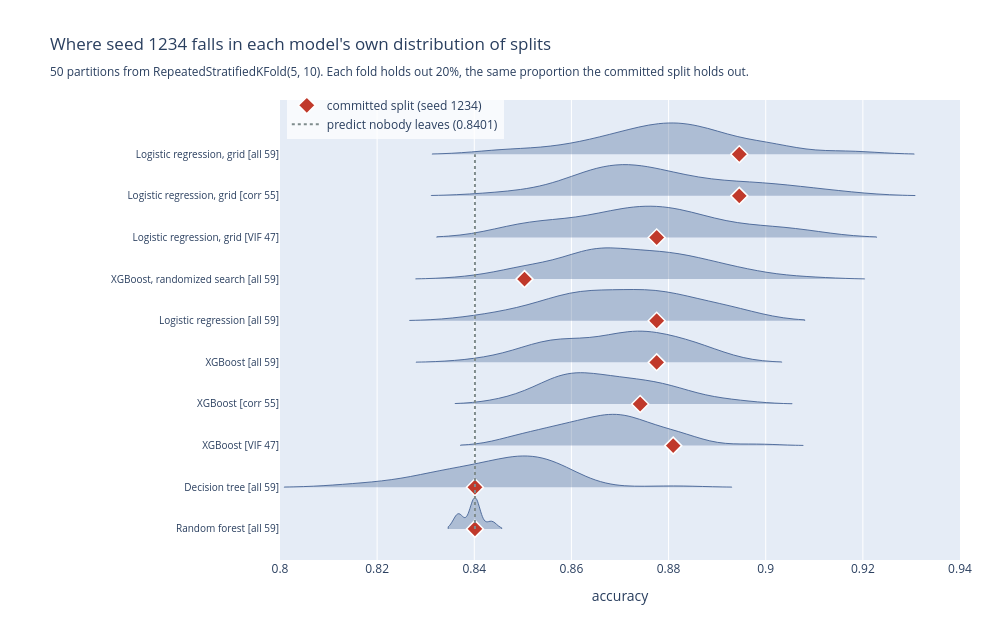

This figure's notebook cell:
### Markdown cell above
### Why a violin, and why the committed split is drawn on it

A distribution needs a shape, and a bar with an error bar is not one. The violin shows
where the 50 fold scores actually pile up, which matters because several of these
distributions are not symmetric. The random forest's is a spike: it predicts almost no
leavers in every fold and therefore lands on the majority-class rate nearly every time.

The committed split is drawn as a single marker on each violin. That is the whole point
of the chart. The results table reports one of these dots and calls it the model's score.
Seeing the dot against the cloud it was drawn from converts an abstract caveat into an
observation the reader makes for themselves.

### Code cell
cv_order = cv_df.sort_values('CV mean')['model'].tolist()
traces = []
for lab in cv_order:
    a = cv_scores[lab]['accuracy']
    traces.append(go.Violin(
        y=[lab] * len(a), x=a, orientation='h', name=lab, side='positive', width=1.5,
        points=False, showlegend=False, line=dict(color='rgba(70,100,150,0.9)', width=1),
        fillcolor='rgba(70,100,150,0.35)',
        hovertemplate=('<b>%s</b><br>fold accuracy %%{x:.4f}<extra></extra>' % lab)
    ))
obs_x = [results.loc[l, 'accuracy'] for l in cv_order]
pctl = [cv_df.set_index('model').loc[l, 'percentile of 1234'] for l in cv_order]
traces.append(go.Scatter(
    x=obs_x, y=cv_order, mode='markers',
    marker=dict(
        size=13, color='#c0392b', symbol='diamond', line=dict(color='white', width=1.5)
    ),
    name='committed split (seed 1234)',
    text=[
        '<b>%s</b><br>committed split %.4f<br>CV mean %.4f<br>sits at the %.0fth '
        'percentile of its own 50 folds' % (l, x, cv_scores[l]['accuracy'].mean(), p)
        for l, x, p in zip(cv_order, obs_x, pctl)
    ],
    hoverinfo='text'))
traces.append(go.Scatter(
    x=[BASELINE_ACC] * 2, y=[cv_order[0], cv_order[-1]], mode='lines',
    line=dict(color='#7f8c8d', width=2, dash='dot'),
    name='predict nobody leaves (%.4f)' % BASELINE_ACC, hoverinfo='name'
))
layout = go.Layout(
    title=('Where seed 1234 falls in each model\'s own distribution of splits'
           '<br><sub>50 partitions from RepeatedStratifiedKFold(5, %d). Each fold holds '
           'out 20%%, the same proportion the committed split holds out.</sub>'
           % N_REPEATS),
    height=620, width=1000, margin=dict(l=280, r=40, t=100, b=60),
    xaxis=dict(title='accuracy', range=[0.80, 0.94]),
    yaxis=dict(tickfont=dict(size=10)),
    legend=dict(x=0.01, y=1.02, bgcolor='rgba(255,255,255,0.75)'), violingap=0.25)
py.iplot(go.Figure(data=traces, layout=layout))

### Figure 1 — Plotly figure (JSON) as saved in the notebook; plotly's stock layout.template omitted (floating-point values rounded to 4 significant figures)
{"data": [{"fillcolor": "rgba(70,100,150,0.35)", "hovertemplate": "<b>Random forest [all 59]</b><br>fold accuracy %{x:.4f}<extra></extra>", "line": {"color": "rgba(70,100,150,0.9)", "width": 1}, "name": "Random forest [all 59]", "orientation": "h", "points": false, "showlegend": false, "side": "positive", "type": "violin", "width": 1.5, "x": [0.8367, 0.8367, 0.8401, 0.8435, 0.8401, 0.8367, 0.8367, 0.8401, 0.8401, 0.8435, 0.8401, 0.8367, 0.8401, 0.8401, 0.8401, 0.8401, 0.8401, 0.8435, 0.8401, 0.8401, 0.8367, 0.8401, 0.8401, 0.8401, 0.8401, 0.8367, 0.8401, 0.8435, 0.8401, 0.8401, 0.8367, 0.8367, 0.8401, 0.8401, 0.8401, 0.8367, 0.8401, 0.8401, 0.8401, 0.8435, 0.8367, 0.8367, 0.8401, 0.8401, 0.8401, 0.8367, 0.8367, 0.8435, 0.8401, 0.8435], "y": ["Random forest [all 59]", "Random forest [all 59]", "Random forest [all 59]", "Random forest [all 59]", "Random forest [all 59]", "Random forest [all 59]", "Random forest [all 59]", "Random forest [all 59]", "Random forest [all 59]", "Random forest [all 59]", "Random forest [all 59]", "Random forest [all 59]", "Random forest [all 59]", "Random forest [all 59]", "Random forest [all 59]", "Random forest [all 59]", "Random forest [all 59]", "Random forest [all 59]", "Random forest [all 59]", "Random forest [all 59]", "Random forest [all 59]", "Random forest [all 59]", "Random forest [all 59]", "Random forest [all 59]", "Random forest [all 59]", "Random forest [all 59]", "Random forest [all 59]", "Random forest [all 59]", "Random forest [all 59]", "Random forest [all 59]", "Random forest [all 59]", "Random forest [all 59]", "Random forest [all 59]", "Random forest [all 59]", "Random forest [all 59]", "Random forest [all 59]", "Random forest [all 59]", "Random forest [all 59]", "Random forest [all 59]", "Random forest [all 59]", "Random forest [all 59]", "Random forest [all 59]", "Random forest [all 59]", "Random forest [all 59]", "Random forest [all 59]", "Random forest [all 59]", "Random forest [all 59]", "Random forest [all 59]", "Random forest [all 59]", "Random forest [all 59]"]}, {"fillcolor": "rgba(70,100,150,0.35)", "hovertemplate": "<b>Decision tree [all 59]</b><br>fold accuracy %{x:.4f}<extra></extra>", "line": {"color": "rgba(70,100,150,0.9)", "width": 1}, "name": "Decision tree [all 59]", "orientation": "h", "points": false, "showlegend": false, "side": "positive", "type": "violin", "width": 1.5, "x": [0.8401, 0.8129, 0.8469, 0.8469, 0.8571, 0.8503, 0.8197, 0.8469, 0.8469, 0.8469, 0.8571, 0.8401, 0.8537, 0.8469, 0.8299, 0.8537, 0.8367, 0.8401, 0.8435, 0.8503, 0.8571, 0.8571, 0.8571, 0.8333, 0.8333, 0.8367, 0.8367, 0.881, 0.8537, 0.8435, 0.8435, 0.8571, 0.8299, 0.8537, 0.8537, 0.8401, 0.8265, 0.8571, 0.8571, 0.8503, 0.8605, 0.8503, 0.8503, 0.8333, 0.8333, 0.8503, 0.8503, 0.8197, 0.8265, 0.8435], "y": ["Decision tree [all 59]", "Decision tree [all 59]", "Decision tree [all 59]", "Decision tree [all 59]", "Decision tree [all 59]", "Decision tree [all 59]", "Decision tree [all 59]", "Decision tree [all 59]", "Decision tree [all 59]", "Decision tree [all 59]", "Decision tree [all 59]", "Decision tree [all 59]", "Decision tree [all 59]", "Decision tree [all 59]", "Decision tree [all 59]", "Decision tree [all 59]", "Decision tree [all 59]", "Decision tree [all 59]", "Decision tree [all 59]", "Decision tree [all 59]", "Decision tree [all 59]", "Decision tree [all 59]", "Decision tree [all 59]", "Decision tree [all 59]", "Decision tree [all 59]", "Decision tree [all 59]", "Decision tree [all 59]", "Decision tree [all 59]", "Decision tree [all 59]", "Decision tree [all 59]", "Decision tree [all 59]", "Decision tree [all 59]", "Decision tree [all 59]", "Decision tree [all 59]", "Decision tree [all 59]", "Decision tree [all 59]", "Decision tree [all 59]", "Decision tree [all 59]", "Decision tree [all 59]", "Decision tree [all 59]", "Decision tree [all 59]", "Decision tree [all 59]", "Decision tree [all 59]", "Decision tree [all 59]", "Decision tree [all 59]", "Decision tree [all 59]", "Decision tree [all 59]", "Decision tree [all 59]", "Decision tree [all 59]", "Decision tree [all 59]"]}, {"fillcolor": "rgba(70,100,150,0.35)", "hovertemplate": "<b>XGBoost [VIF 47]</b><br>fold accuracy %{x:.4f}<extra></extra>", "line": {"color": "rgba(70,100,150,0.9)", "width": 1}, "name": "XGBoost [VIF 47]", "orientation": "h", "points": false, "showlegend": false, "side": "positive", "type": "violin", "width": 1.5, "x": [0.8605, 0.8537, 0.8571, 0.8673, 0.8707, 0.8741, 0.8605, 0.881, 0.8707, 0.8639, 0.8741, 0.8571, 0.8844, 0.8844, 0.8741, 0.8537, 0.8571, 0.898, 0.8707, 0.8639, 0.8707, 0.8605, 0.881, 0.8503, 0.8741, 0.8673, 0.8503, 0.8776, 0.8639, 0.8639, 0.8673, 0.8741, 0.8571, 0.8673, 0.881, 0.8469, 0.8469, 0.8571, 0.8673, 0.881, 0.8503, 0.8707, 0.8673, 0.881, 0.8707, 0.8605, 0.8741, 0.8673, 0.8707, 0.8639], "y": ["XGBoost [VIF 47]", "XGBoost [VIF 47]", "XGBoost [VIF 47]", "XGBoost [VIF 47]", "XGBoost [VIF 47]", "XGBoost [VIF 47]", "XGBoost [VIF 47]", "XGBoost [VIF 47]", "XGBoost [VIF 47]", "XGBoost [VIF 47]", "XGBoost [VIF 47]", "XGBoost [VIF 47]", "XGBoost [VIF 47]", "XGBoost [VIF 47]", "XGBoost [VIF 47]", "XGBoost [VIF 47]", "XGBoost [VIF 47]", "XGBoost [VIF 47]", "XGBoost [VIF 47]", "XGBoost [VIF 47]", "XGBoost [VIF 47]", "XGBoost [VIF 47]", "XGBoost [VIF 47]", "XGBoost [VIF 47]", "XGBoost [VIF 47]", "XGBoost [VIF 47]", "XGBoost [VIF 47]", "XGBoost [VIF 47]", "XGBoost [VIF 47]", "XGBoost [VIF 47]", "XGBoost [VIF 47]", "XGBoost [VIF 47]", "XGBoost [VIF 47]", "XGBoost [VIF 47]", "XGBoost [VIF 47]", "XGBoost [VIF 47]", "XGBoost [VIF 47]", "XGBoost [VIF 47]", "XGBoost [VIF 47]", "XGBoost [VIF 47]", "XGBoost [VIF 47]", "XGBoost [VIF 47]", "XGBoost [VIF 47]", "XGBoost [VIF 47]", "XGBoost [VIF 47]", "XGBoost [VIF 47]", "XGBoost [VIF 47]", "XGBoost [VIF 47]", "XGBoost [VIF 47]", "XGBoost [VIF 47]"]}, {"fillcolor": "rgba(70,100,150,0.35)", "hovertemplate": "<b>XGBoost [corr 55]</b><br>fold accuracy %{x:.4f}<extra></extra>", "line": {"color": "rgba(70,100,150,0.9)", "width": 1}, "name": "XGBoost [corr 55]", "orientation": "h", "points": false, "showlegend": false, "side": "positive", "type": "violin", "width": 1.5, "x": [0.8741, 0.8571, 0.8571, 0.8605, 0.8639, 0.8912, 0.8469, 0.8673, 0.8707, 0.881, 0.8571, 0.8537, 0.881, 0.8741, 0.8673, 0.8469, 0.8639, 0.881, 0.8776, 0.8707, 0.8946, 0.8571, 0.8776, 0.8571, 0.8639, 0.8571, 0.8605, 0.881, 0.8776, 0.8571, 0.8673, 0.881, 0.8639, 0.8605, 0.8878, 0.8503, 0.8537, 0.8741, 0.8673, 0.8741, 0.8605, 0.8605, 0.8707, 0.8844, 0.8639, 0.8605, 0.8673, 0.8741, 0.8707, 0.8571], "y": ["XGBoost [corr 55]", "XGBoost [corr 55]", "XGBoost [corr 55]", "XGBoost [corr 55]", "XGBoost [corr 55]", "XGBoost [corr 55]", "XGBoost [corr 55]", "XGBoost [corr 55]", "XGBoost [corr 55]", "XGBoost [corr 55]", "XGBoost [corr 55]", "XGBoost [corr 55]", "XGBoost [corr 55]", "XGBoost [corr 55]", "XGBoost [corr 55]", "XGBoost [corr 55]", "XGBoost [corr 55]", "XGBoost [corr 55]", "XGBoost [corr 55]", "XGBoost [corr 55]", "XGBoost [corr 55]", "XGBoost [corr 55]", "XGBoost [corr 55]", "XGBoost [corr 55]", "XGBoost [corr 55]", "XGBoost [corr 55]", "XGBoost [corr 55]", "XGBoost [corr 55]", "XGBoost [corr 55]", "XGBoost [corr 55]", "XGBoost [corr 55]", "XGBoost [corr 55]", "XGBoost [corr 55]", "XGBoost [corr 55]", "XGBoost [corr 55]", "XGBoost [corr 55]", "XGBoost [corr 55]", "XGBoost [corr 55]", "XGBoost [corr 55]", "XGBoost [corr 55]", "XGBoost [corr 55]", "XGBoost [corr 55]", "XGBoost [corr 55]", "XGBoost [corr 55]", "XGBoost [corr 55]", "XGBoost [corr 55]", "XGBoost [corr 55]", "XGBoost [corr 55]", "XGBoost [corr 55]", "XGBoost [corr 55]"]}, {"fillcolor": "rgba(70,100,150,0.35)", "hovertemplate": "<b>XGBoost [all 59]</b><br>fold accuracy %{x:.4f}<extra></extra>", "line": {"color": "rgba(70,100,150,0.9)", "width": 1}, "name": "XGBoost [all 59]", "orientation": "h", "points": false, "showlegend": false, "side": "positive", "type": "violin", "width": 1.5, "x": [0.8673, 0.8571, 0.8605, 0.8741, 0.8673, 0.8741, 0.8401, 0.8776, 0.8741, 0.8741, 0.8707, 0.8537, 0.8844, 0.881, 0.8639, 0.8469, 0.8707, 0.8707, 0.8776, 0.8844, 0.8844, 0.8571, 0.881, 0.8571, 0.8741, 0.8741, 0.8537, 0.8776, 0.8878, 0.8469, 0.8605, 0.8844, 0.8673, 0.8571, 0.8878, 0.8537, 0.8571, 0.8673, 0.8741, 0.881, 0.8503, 0.8605, 0.8741, 0.8912, 0.8537, 0.8707, 0.8878, 0.881, 0.8571, 0.8673], "y": ["XGBoost [all 59]", "XGBoost [all 59]", "XGBoost [all 59]", "XGBoost [all 59]", "XGBoost [all 59]", "XGBoost [all 59]", "XGBoost [all 59]", "XGBoost [all 59]", "XGBoost [all 59]", "XGBoost [all 59]", "XGBoost [all 59]", "XGBoost [all 59]", "XGBoost [all 59]", "XGBoost [all 59]", "XGBoost [all 59]", "XGBoost [all 59]", "XGBoost [all 59]", "XGBoost [all 59]", "XGBoost [all 59]", "XGBoost [all 59]", "XGBoost [all 59]", "XGBoost [all 59]", "XGBoost [all 59]", "XGBoost [all 59]", "XGBoost [all 59]", "XGBoost [all 59]", "XGBoost [all 59]", "XGBoost [all 59]", "XGBoost [all 59]", "XGBoost [all 59]", "XGBoost [all 59]", "XGBoost [all 59]", "XGBoost [all 59]", "XGBoost [all 59]", "XGBoost [all 59]", "XGBoost [all 59]", "XGBoost [all 59]", "XGBoost [all 59]", "XGBoost [all 59]", "XGBoost [all 59]", "XGBoost [all 59]", "XGBoost [all 59]", "XGBoost [all 59]", "XGBoost [all 59]", "XGBoost [all 59]", "XGBoost [all 59]", "XGBoost [all 59]", "XGBoost [all 59]", "XGBoost [all 59]", "XGBoost [all 59]"]}, {"fillcolor": "rgba(70,100,150,0.35)", "hovertemplate": "<b>Logistic regression [all 59]</b><br>fold accuracy %{x:.4f}<extra></extra>", "line": {"color": "rgba(70,100,150,0.9)", "width": 1}, "name": "Logistic regression [all 59]", "orientation": "h", "points": false, "showlegend": false, "side": "positive", "type": "violin", "width": 1.5, "x": [0.8946, 0.8605, 0.8605, 0.8707, 0.8673, 0.8776, 0.8605, 0.8776, 0.8741, 0.881, 0.8605, 0.8776, 0.8503, 0.8912, 0.8912, 0.8605, 0.8537, 0.8435, 0.8946, 0.881, 0.8946, 0.8673, 0.8741, 0.8571, 0.8639, 0.8776, 0.881, 0.8878, 0.8605, 0.8401, 0.8605, 0.8776, 0.8844, 0.8503, 0.8571, 0.8639, 0.8639, 0.8741, 0.8639, 0.8844, 0.8673, 0.8707, 0.8741, 0.8844, 0.8912, 0.8707, 0.8741, 0.8537, 0.881, 0.8469], "y": ["Logistic regression [all 59]", "Logistic regression [all 59]", "Logistic regression [all 59]", "Logistic regression [all 59]", "Logistic regression [all 59]", "Logistic regression [all 59]", "Logistic regression [all 59]", "Logistic regression [all 59]", "Logistic regression [all 59]", "Logistic regression [all 59]", "Logistic regression [all 59]", "Logistic regression [all 59]", "Logistic regression [all 59]", "Logistic regression [all 59]", "Logistic regression [all 59]", "Logistic regression [all 59]", "Logistic regression [all 59]", "Logistic regression [all 59]", "Logistic regression [all 59]", "Logistic regression [all 59]", "Logistic regression [all 59]", "Logistic regression [all 59]", "Logistic regression [all 59]", "Logistic regression [all 59]", "Logistic regression [all 59]", "Logistic regression [all 59]", "Logistic regression [all 59]", "Logistic regression [all 59]", "Logistic regression [all 59]", "Logistic regression [all 59]", "Logistic regression [all 59]", "Logistic regression [all 59]", "Logistic regression [all 59]", "Logistic regression [all 59]", "Logistic regression [all 59]", "Logistic regression [all 59]", "Logistic regression [all 59]", "Logistic regression [all 59]", "Logistic regression [all 59]", "Logistic regression [all 59]", "Logistic regression [all 59]", "Logistic regression [all 59]", "Logistic regression [all 59]", "Logistic regression [all 59]", "Logistic regression [all 59]", "Logistic regression [all 59]", "Logistic regression [all 59]", "Logistic regression [all 59]", "Logistic regression [all 59]", "Logistic regression [all 59]"]}, {"fillcolor": "rgba(70,100,150,0.35)", "hovertemplate": "<b>XGBoost, randomized search [all 59]</b><br>fold accuracy %{x:.4f}<extra></extra>", "line": {"color": "rgba(70,100,150,0.9)", "width": 1}, "name": "XGBoost, randomized search [all 59]", "orientation": "h", "points": false, "showlegend": false, "side": "positive", "type": "violin", "width": 1.5, "x": [0.8946, 0.8776, 0.8639, 0.8741, 0.8639, 0.8639, 0.8401, 0.8673, 0.8776, 0.8844, 0.8673, 0.8673, 0.8844, 0.898, 0.8673, 0.8537, 0.8878, 0.8878, 0.8844, 0.8537, 0.8776, 0.8776, 0.9082, 0.8503, 0.8673, 0.8605, 0.8741, 0.8878, 0.881, 0.8639, 0.8605, 0.8741, 0.8639, 0.8503, 0.8912, 0.8673, 0.8537, 0.8605, 0.8639, 0.898, 0.8503, 0.8707, 0.881, 0.8912, 0.881, 0.8741, 0.8741, 0.8469, 0.8639, 0.881], "y": ["XGBoost, randomized search [all 59]", "XGBoost, randomized search [all 59]", "XGBoost, randomized search [all 59]", "XGBoost, randomized search [all 59]", "XGBoost, randomized search [all 59]", "XGBoost, randomized search [all 59]", "XGBoost, randomized search [all 59]", "XGBoost, randomized search [all 59]", "XGBoost, randomized search [all 59]", "XGBoost, randomized search [all 59]", "XGBoost, randomized search [all 59]", "XGBoost, randomized search [all 59]", "XGBoost, randomized search [all 59]", "XGBoost, randomized search [all 59]", "XGBoost, randomized search [all 59]", "XGBoost, randomized search [all 59]", "XGBoost, randomized search [all 59]", "XGBoost, randomized search [all 59]", "XGBoost, randomized search [all 59]", "XGBoost, randomized search [all 59]", "XGBoost, randomized search [all 59]", "XGBoost, randomized search [all 59]", "XGBoost, randomized search [all 59]", "XGBoost, randomized search [all 59]", "XGBoost, randomized search [all 59]", "XGBoost, randomized search [all 59]", "XGBoost, randomized search [all 59]", "XGBoost, randomized search [all 59]", "XGBoost, randomized search [all 59]", "XGBoost, randomized search [all 59]", "XGBoost, randomized search [all 59]", "XGBoost, randomized search [all 59]", "XGBoost, randomized search [all 59]", "XGBoost, randomized search [all 59]", "XGBoost, randomized search [all 59]", "XGBoost, randomized search [all 59]", "XGBoost, randomized search [all 59]", "XGBoost, randomized search [all 59]", "XGBoost, randomized search [all 59]", "XGBoost, randomized search [all 59]", "XGBoost, randomized search [all 59]", "XGBoost, randomized search [all 59]", "XGBoost, randomized search [all 59]", "XGBoost, randomized search [all 59]", "XGBoost, randomized search [all 59]", "XGBoost, randomized search [all 59]", "XGBoost, randomized search [all 59]", "XGBoost, randomized search [all 59]", "XGBoost, randomized search [all 59]", "XGBoost, randomized search [all 59]"]}, {"fillcolor": "rgba(70,100,150,0.35)", "hovertemplate": "<b>Logistic regression, grid [VIF 47]</b><br>fold accuracy %{x:.4f}<extra></extra>", "line": {"color": "rgba(70,100,150,0.9)", "width": 1}, "name": "Logistic regression, grid [VIF 47]", "orientation": "h", "points": false, "showlegend": false, "side": "positive", "type": "violin", "width": 1.5, "x": [0.9082, 0.8776, 0.8537, 0.8605, 0.8571, 0.8844, 0.8503, 0.9048, 0.8673, 0.8878, 0.8673, 0.8707, 0.8469, 0.8946, 0.8844, 0.8639, 0.8673, 0.898, 0.9048, 0.8605, 0.8844, 0.8707, 0.881, 0.8741, 0.8707, 0.8878, 0.898, 0.8673, 0.8537, 0.8741, 0.8741, 0.8844, 0.881, 0.8503, 0.898, 0.8707, 0.881, 0.881, 0.8605, 0.881, 0.8537, 0.8912, 0.8741, 0.8741, 0.8741, 0.8776, 0.9082, 0.8503, 0.8469, 0.881], "y": ["Logistic regression, grid [VIF 47]", "Logistic regression, grid [VIF 47]", "Logistic regression, grid [VIF 47]", "Logistic regression, grid [VIF 47]", "Logistic regression, grid [VIF 47]", "Logistic regression, grid [VIF 47]", "Logistic regression, grid [VIF 47]", "Logistic regression, grid [VIF 47]", "Logistic regression, grid [VIF 47]", "Logistic regression, grid [VIF 47]", "Logistic regression, grid [VIF 47]", "Logistic regression, grid [VIF 47]", "Logistic regression, grid [VIF 47]", "Logistic regression, grid [VIF 47]", "Logistic regression, grid [VIF 47]", "Logistic regression, grid [VIF 47]", "Logistic regression, grid [VIF 47]", "Logistic regression, grid [VIF 47]", "Logistic regression, grid [VIF 47]", "Logistic regression, grid [VIF 47]", "Logistic regression, grid [VIF 47]", "Logistic regression, grid [VIF 47]", "Logistic regression, grid [VIF 47]", "Logistic regression, grid [VIF 47]", "Logistic regression, grid [VIF 47]", "Logistic regression, grid [VIF 47]", "Logistic regression, grid [VIF 47]", "Logistic regression, grid [VIF 47]", "Logistic regression, grid [VIF 47]", "Logistic regression, grid [VIF 47]", "Logistic regression, grid [VIF 47]", "Logistic regression, grid [VIF 47]", "Logistic regression, grid [VIF 47]", "Logistic regression, grid [VIF 47]", "Logistic regression, grid [VIF 47]", "Logistic regression, grid [VIF 47]", "Logistic regression, grid [VIF 47]", "Logistic regression, grid [VIF 47]", "Logistic regression, grid [VIF 47]", "Logistic regression, grid [VIF 47]", "Logistic regression, grid [VIF 47]", "Logistic regression, grid [VIF 47]", "Logistic regression, grid [VIF 47]", "Logistic regression, grid [VIF 47]", "Logistic regression, grid [VIF 47]", "Logistic regression, grid [VIF 47]", "Logistic regression, grid [VIF 47]", "Logistic regression, grid [VIF 47]", "Logistic regression, grid [VIF 47]", "Logistic regression, grid [VIF 47]"]}, {"fillcolor": "rgba(70,100,150,0.35)", "hovertemplate": "<b>Logistic regression, grid [corr 55]</b><br>fold accuracy %{x:.4f}<extra></extra>", "line": {"color": "rgba(70,100,150,0.9)", "width": 1}, "name": "Logistic regression, grid [corr 55]", "orientation": "h", "points": false, "showlegend": false, "side": "positive", "type": "violin", "width": 1.5, "x": [0.915, 0.8707, 0.8469, 0.8639, 0.8912, 0.8912, 0.8673, 0.898, 0.8639, 0.9014, 0.8741, 0.8673, 0.8469, 0.9014, 0.8946, 0.8639, 0.8639, 0.898, 0.9048, 0.8537, 0.8844, 0.881, 0.881, 0.8673, 0.8639, 0.8707, 0.881, 0.881, 0.8707, 0.8707, 0.8639, 0.8946, 0.8741, 0.8639, 0.9116, 0.8776, 0.881, 0.8741, 0.8707, 0.8707, 0.8673, 0.8844, 0.8878, 0.8776, 0.9014, 0.8741, 0.9116, 0.8673, 0.8605, 0.8741], "y": ["Logistic regression, grid [corr 55]", "Logistic regression, grid [corr 55]", "Logistic regression, grid [corr 55]", "Logistic regression, grid [corr 55]", "Logistic regression, grid [corr 55]", "Logistic regression, grid [corr 55]", "Logistic regression, grid [corr 55]", "Logistic regression, grid [corr 55]", "Logistic regression, grid [corr 55]", "Logistic regression, grid [corr 55]", "Logistic regression, grid [corr 55]", "Logistic regression, grid [corr 55]", "Logistic regression, grid [corr 55]", "Logistic regression, grid [corr 55]", "Logistic regression, grid [corr 55]", "Logistic regression, grid [corr 55]", "Logistic regression, grid [corr 55]", "Logistic regression, grid [corr 55]", "Logistic regression, grid [corr 55]", "Logistic regression, grid [corr 55]", "Logistic regression, grid [corr 55]", "Logistic regression, grid [corr 55]", "Logistic regression, grid [corr 55]", "Logistic regression, grid [corr 55]", "Logistic regression, grid [corr 55]", "Logistic regression, grid [corr 55]", "Logistic regression, grid [corr 55]", "Logistic regression, grid [corr 55]", "Logistic regression, grid [corr 55]", "Logistic regression, grid [corr 55]", "Logistic regression, grid [corr 55]", "Logistic regression, grid [corr 55]", "Logistic regression, grid [corr 55]", "Logistic regression, grid [corr 55]", "Logistic regression, grid [corr 55]", "Logistic regression, grid [corr 55]", "Logistic regression, grid [corr 55]", "Logistic regression, grid [corr 55]", "Logistic regression, grid [corr 55]", "Logistic regression, grid [corr 55]", "Logistic regression, grid [corr 55]", "Logistic regression, grid [corr 55]", "Logistic regression, grid [corr 55]", "Logistic regression, grid [corr 55]", "Logistic regression, grid [corr 55]", "Logistic regression, grid [corr 55]", "Logistic regression, grid [corr 55]", "Logistic regression, grid [corr 55]", "Logistic regression, grid [corr 55]", "Logistic regression, grid [corr 55]"]}, {"fillcolor": "rgba(70,100,150,0.35)", "hovertemplate": "<b>Logistic regression, grid [all 59]</b><br>fold accuracy %{x:.4f}<extra></extra>", "line": {"color": "rgba(70,100,150,0.9)", "width": 1}, "name": "Logistic regression, grid [all 59]", "orientation": "h", "points": false, "showlegend": false, "side": "positive", "type": "violin", "width": 1.5, "x": [0.915, 0.8878, 0.8503, 0.8776, 0.8878, 0.8844, 0.8605, 0.898, 0.8844, 0.9014, 0.8741, 0.8673, 0.8469, 0.898, 0.8878, 0.8639, 0.881, 0.8912, 0.9014, 0.8776, 0.9014, 0.8776, 0.8776, 0.8776, 0.8639, 0.8776, 0.8844, 0.8776, 0.8673, 0.8844, 0.881, 0.8912, 0.8707, 0.8571, 0.9184, 0.8673, 0.8741, 0.8844, 0.881, 0.8707, 0.8435, 0.8912, 0.8878, 0.8776, 0.8912, 0.8707, 0.9014, 0.8571, 0.8707, 0.8844], "y": ["Logistic regression, grid [all 59]", "Logistic regression, grid [all 59]", "Logistic regression, grid [all 59]", "Logistic regression, grid [all 59]", "Logistic regression, grid [all 59]", "Logistic regression, grid [all 59]", "Logistic regression, grid [all 59]", "Logistic regression, grid [all 59]", "Logistic regression, grid [all 59]", "Logistic regression, grid [all 59]", "Logistic regression, grid [all 59]", "Logistic regression, grid [all 59]", "Logistic regression, grid [all 59]", "Logistic regression, grid [all 59]", "Logistic regression, grid [all 59]", "Logistic regression, grid [all 59]", "Logistic regression, grid [all 59]", "Logistic regression, grid [all 59]", "Logistic regression, grid [all 59]", "Logistic regression, grid [all 59]", "Logistic regression, grid [all 59]", "Logistic regression, grid [all 59]", "Logistic regression, grid [all 59]", "Logistic regression, grid [all 59]", "Logistic regression, grid [all 59]", "Logistic regression, grid [all 59]", "Logistic regression, grid [all 59]", "Logistic regression, grid [all 59]", "Logistic regression, grid [all 59]", "Logistic regression, grid [all 59]", "Logistic regression, grid [all 59]", "Logistic regression, grid [all 59]", "Logistic regression, grid [all 59]", "Logistic regression, grid [all 59]", "Logistic regression, grid [all 59]", "Logistic regression, grid [all 59]", "Logistic regression, grid [all 59]", "Logistic regression, grid [all 59]", "Logistic regression, grid [all 59]", "Logistic regression, grid [all 59]", "Logistic regression, grid [all 59]", "Logistic regression, grid [all 59]", "Logistic regression, grid [all 59]", "Logistic regression, grid [all 59]", "Logistic regression, grid [all 59]", "Logistic regression, grid [all 59]", "Logistic regression, grid [all 59]", "Logistic regression, grid [all 59]", "Logistic regression, grid [all 59]", "Logistic regression, grid [all 59]"]}, {"hoverinfo": "text", "marker": {"color": "#c0392b", "line": {"color": "white", "width": 1.5}, "size": 13, "symbol": "diamond"}, "mode": "markers", "name": "committed split (seed 1234)", "text": ["<b>Random forest [all 59]</b><br>committed split 0.8401<br>CV mean 0.8397<br>sits at the 28th percentile of its own 50 folds", "<b>Decision tree [all 59]</b><br>committed split 0.8401<br>CV mean 0.8449<br>sits at the 28th percentile of its own 50 folds", "<b>XGBoost [VIF 47]</b><br>committed split 0.8810<br>CV mean 0.8672<br>sits at the 84th percentile of its own 50 folds", "<b>XGBoost [corr 55]</b><br>committed split 0.8741<br>CV mean 0.8676<br>sits at the 66th percentile of its own 50 folds", "<b>XGBoost [all 59]</b><br>committed split 0.8776<br>CV mean 0.8690<br>sits at the 70th percentile of its own 50 folds", "<b>Logistic regression [all 59]</b><br>committed split 0.8776<br>CV mean 0.8705<br>sits at the 62th percentile of its own 50 folds", "<b>XGBoost, randomized search [all 59]</b><br>committed split 0.8503<br>CV mean 0.8721<br>sits at the 4th percentile of its own 50 folds", "<b>Logistic regression, grid [VIF 47]</b><br>committed split 0.8776<br>CV mean 0.8753<br>sits at the 54th percentile of its own 50 folds", "<b>Logistic regression, grid [corr 55]</b><br>committed split 0.8946<br>CV mean 0.8784<br>sits at the 78th percentile of its own 50 folds", "<b>Logistic regression, grid [all 59]</b><br>committed split 0.8946<br>CV mean 0.8799<br>sits at the 84th percentile of its own 50 folds"], "type": "scatter", "x": [0.8401, 0.8401, 0.881, 0.8741, 0.8776, 0.8776, 0.8503, 0.8776, 0.8946, 0.8946], "y": ["Random forest [all 59]", "Decision tree [all 59]", "XGBoost [VIF 47]", "XGBoost [corr 55]", "XGBoost [all 59]", "Logistic regression [all 59]", "XGBoost, randomized search [all 59]", "Logistic regression, grid [VIF 47]", "Logistic regression, grid [corr 55]", "Logistic regression, grid [all 59]"]}, {"hoverinfo": "name", "line": {"color": "#7f8c8d", "dash": "dot", "width": 2}, "mode": "lines", "name": "predict nobody leaves (0.8401)", "type": "scatter", "x": [0.8401, 0.8401], "y": ["Random forest [all 59]", "Logistic regression, grid [all 59]"]}], "layout": {"height": 620, "legend": {"bgcolor": "rgba(255,255,255,0.75)", "x": 0.01, "y": 1.02}, "margin": {"b": 60, "l": 280, "r": 40, "t": 100}, "title": {"text": "Where seed 1234 falls in each model's own distribution of splits<br><sub>50 partitions from RepeatedStratifiedKFold(5, 10). Each fold holds out 20%, the same proportion the committed split holds out.</sub>"}, "violingap": 0.25, "width": 1000, "xaxis": {"range": [0.8, 0.94], "title": {"text": "accuracy"}}, "yaxis": {"tickfont": {"size": 10}}}}
